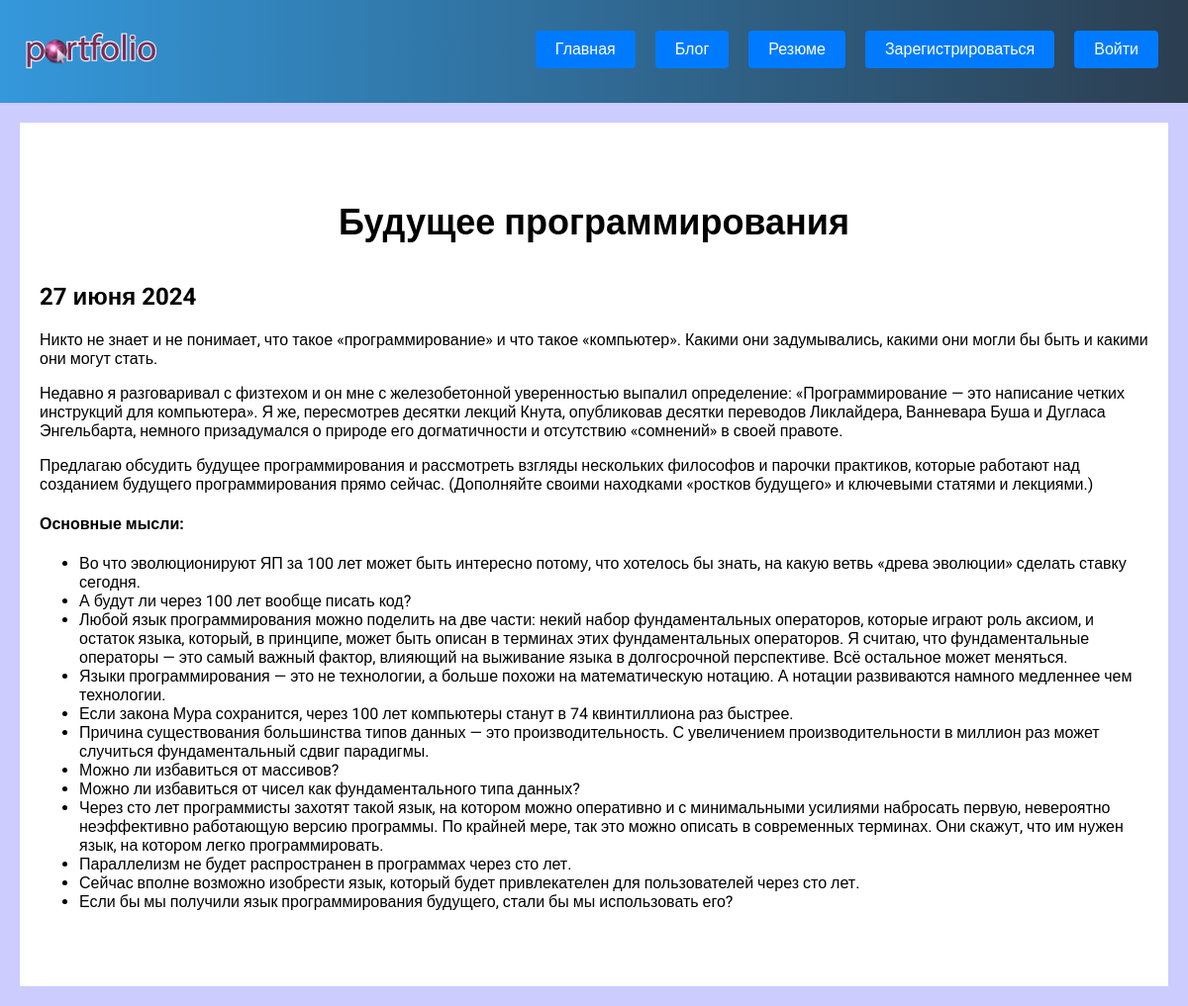
The app's page /blog/2/ with its own data.
### blog/models.py (models this page shows, shortened)
class Blog(models.Model):
    title = models.CharField(max_length=200)
    description = models.TextField()
    date = models.DateField()

### blog/views.py (the view)
# urls.py: path('<int:blog_id>/', views.detail, name="detail"),
def detail(request, blog_id):
    blog = get_object_or_404(Blog, pk=blog_id)
    return render(request, 'blog/details.html', {'blog': blog})

### blog/templates/blog/details.html
{% extends 'skills/base.html' %}
{% block content %}
<div class="detail">
<h1>{{ blog.title }}</h1>
    <h2>{{ blog.date|date:'j E Y' }}</h2>
    {{ blog.description|safe }}
</div>
{% endblock %}

### skills/static/css/style.css (style rules this page uses)
body { background: #CCCCFF; padding: 0; margin: 0; font-family: "Roboto", sans-serif; }
.content h1 { text-align: center; margin: 60px 0 40px; font-size: 36px; }
.detail { background: #FFF; padding: 20px 20px 60px; box-sizing: border-box; }

### records on screen
Blog: title "Будущее программирования", date "27 июня 2024", description "Никто не знает и не понимает, что такое «программирование» и что такое «компьютер». Какими они задумывались, какими они могли бы быть и какими они могут стать. Недавно я разговаривал с физтехом и он мне с железобетонной уверенностью выпалил определение: «Программирование — это написание четких инструкций для компьютера». Я же, пересмотрев десятки лекций Кнута, опубликовав десятки переводов Ликлайдера, Ванневара Буша и Дугласа Энгельбарта, немного призадумался о природе его догматичности и отсутствию «сомнений» в своей правоте. Предлагаю обсудить будущее программирования и рассмотреть взгляды нескольких философов и парочки практиков, которые работают над созданием будущего программирования…"
